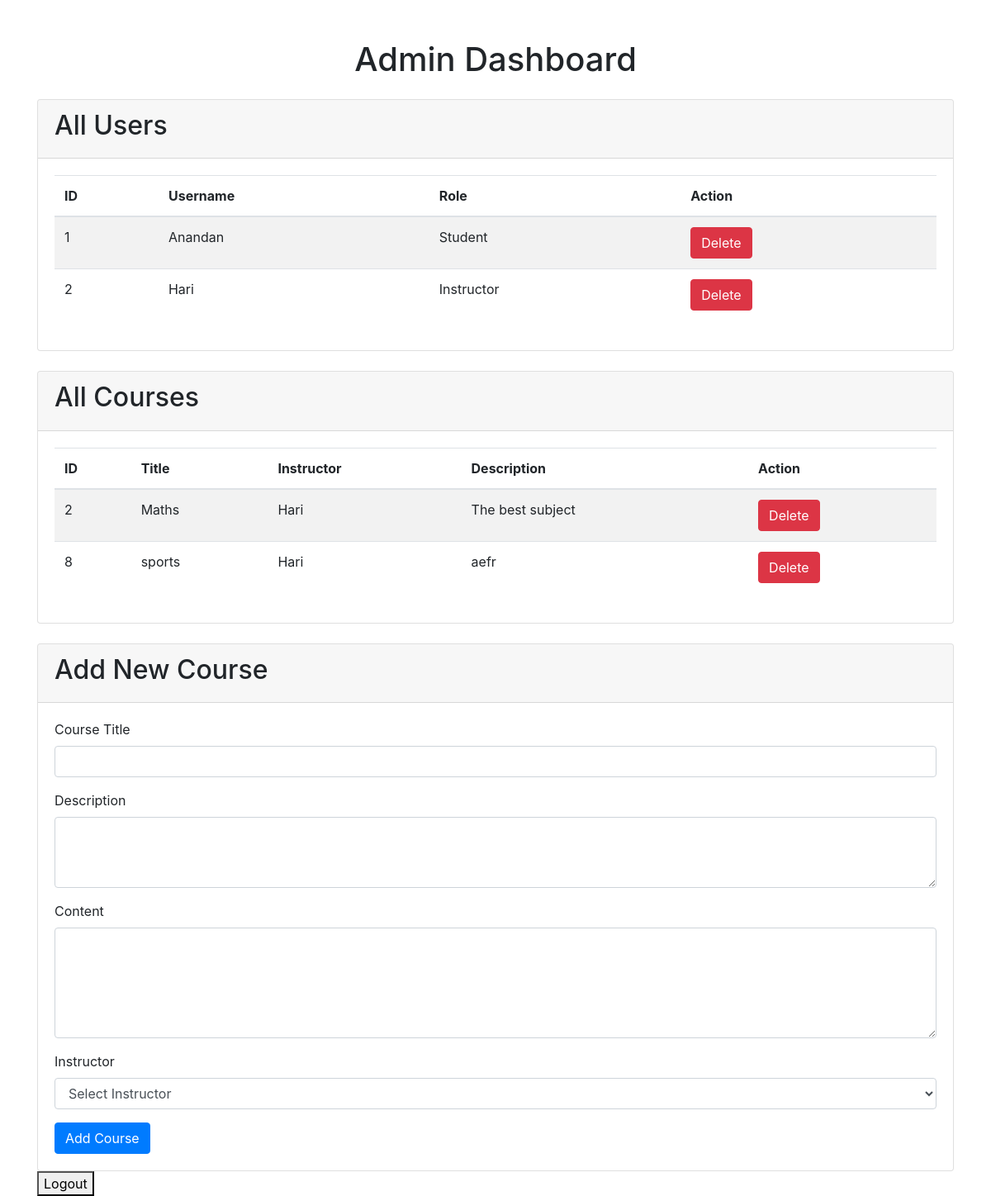
Page /admin_dashboard (signed in) on the committed database.
### newapp/models.py (models this page shows)
class UserProfile(models.Model):
    ROLE_CHOICES = [
        ('Student', 'Student'),
        ('Instructor', 'Instructor'),
    ]
    user = models.OneToOneField(User, on_delete=models.CASCADE)
    role = models.CharField(max_length=10, choices=ROLE_CHOICES)

class Course(models.Model):
    title = models.CharField(max_length=200)
    description = models.TextField(null=True,blank=True)
    content = models.TextField(null=True,blank=True)
    instructor = models.ForeignKey(User, on_delete=models.CASCADE, related_name="courses")
    students = models.ManyToManyField(User, related_name="enrolled_courses", blank=True)

### newapp/views.py (the view)
# urls.py: path('admin_dashboard', views.admin_dashboard, name='admin_dashboard'),
@login_required
def admin_dashboard(request):
    users = User.objects.exclude(is_superuser=True).prefetch_related('userprofile')
    courses = Course.objects.all()
    return render(request, 'adminpage.html', {'users': users, 'courses': courses})

### templates/adminpage.html (shortened to what this page needs)
<!DOCTYPE html>
<html lang="en">
<head>
    <link rel="stylesheet" href="https://cdn.jsdelivr.net/npm/bootstrap@4.0.0/dist/css/bootstrap.min.css">
    <sript src="https://cdn.jsdelivr.net/npm/bootstrap@4.0.0/dist/js/bootstrap.min.js"></script>
    <licript src="https://cdn.jsdelivr.net/npm/popper.js@1.12.9/dist/umd/popper.min.js"></script>
    <scnk rel="stylesheet" href="https://cdnjs.cloudflare.com/ajax/libs/font-awesome/6.5.1/css/all.min.css" />
</head>
<body>
    <div class="container mt-5">
        <h1 class="text-center mb-4">Admin Dashboard</h1>
        <div class="card mb-4">
            <div class="card-header">
                <h2>All Users</h2>
            </div>
            <div class="card-body">
                {% if users %}
                    <table class="table table-striped">
                        <thead>
                            <tr>
                                <th>ID</th>
                                <th>Username</th>
                                <th>Role</th>
                                <th>Action</th>
                            </tr>
                        </thead>
                        <tbody>
                            {% for user in users %}
                                <tr>
                                    <td>{{ user.id }}</td>
                                    <td>{{ user.username }}</td>
                                    <td>{{ user.userprofile.role }}</td>
                                    <td> <form action="{% url 'delete_user' user.id %}" method="post" style="display:inline;">
                                        <button type="submit" onclick="return confirm('Are you sure you want to delete this user and all associated data?');" class="btn btn-danger">Delete</button>
                                    </form></td>
                                </tr>
                            {% endfor %}
                        </tbody>
                    </table>
                {% else %}
                    <p>No users found.</p>
                {% endif %}
            </div>
        </div>
        <div class="card mb-4">
            <div class="card-header">
                <h2>All Courses</h2>
            </div>
            <div class="card-body">
                {% if courses %}
                    <table class="table table-striped">
                        <thead>
                            <tr>
                                <th>ID</th>
                                <th>Title</th>
                                <th>Instructor</th>
                                <th>Description</th>
                                <th>Action</th>
                            </tr>
                        </thead>
                        <tbody>
                            {% for course in courses %}
                                <tr>
                                    <td>{{ course.id }}</td>
                                    <td>{{ course.title }}</td>
                                    <td>{{ course.instructor }}</td>
                                    <td>{{ course.description }}</td>
                                    <td><form action="{% url 'admincourse_delete' course.id %}" method="post" style="display:inline;">
                                        <button type="submit" onclick="return confirm('Are you sure you want to delete this course?');" class="btn btn-danger">Delete</button>
                                    </form></td>
                                </tr>
                            {% endfor %}
                        </tbody>
                    </table>
                {% else %}
                    <p>No courses available.</p>
                {% endif %}
            </div>
        </div>
        <div class="card">
            <div class="card-header">
                <h2>Add New Course</h2>
            </div>
            <div class="card-body">
                <form action="{% url 'admincourse_create' %}" method="post">
                    <div class="form-group">
                        <label >Course Title</label>
                        <input type="text"  name="title" class="form-control" required>
                    </div>
                    <div class="form-group">
                        <label >Description</label>
                        <textarea  name="description" class="form-control" rows="3" required></textarea>
                    </div>
                    <div class="form-group">
                        <label for="content">Content</label>
                        <textarea  name="content" class="form-control" rows="5" required></textarea>
                    </div>
                    <div class="form-group">
                        <label >Instructor</label>
                        <select  name="instructor" class="form-control" required>
                            <option value="" selected disabled>Select Instructor</option>
                        </select>
                    </div>
                    <button type="submit" class="btn btn-primary">Add Course</button>
                </form>
            </div>
        </div>
        <form action="{% url 'logout' %}" method="post">
            <button type="submit">Logout</button>
        </form>
    </div>
</body>
</html>

### rows in the picture
Course: id "2", title "Maths", instructor "Hari", description "The best subject"
Course: id "8", title "sports", instructor "Hari", description "aefr"

### other values in the picture
{{ user.id }} "1"
{{ user.username }} "Anandan"
{{ user.userprofile.role }} "Student"
{{ user.id }} "2"
{{ user.username }} "Hari"
{{ user.userprofile.role }} "Instructor"
